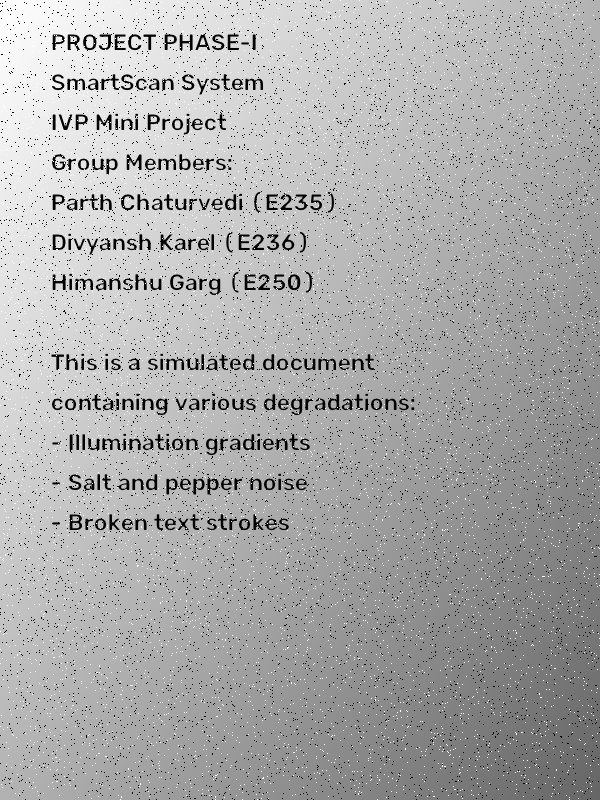
#> input picture mini project/sample_document.jpg, 600 x 800 px
$ python main.py
#> lines starting #> are read from the running program, lines starting #| are printed output that depends on the picture; after the words box and inside, x2 and y2 are one past the last pixel; in counts of white or black regions, pixels touching at a corner belong together
# ==============================================================================
# Project Title : SmartScan - Document Enhancement and Segmentation System
# Course        : Image and Video Processing (IVP) Mini Project (3rd Year B.Tech CS)
# Group Members :
#   1. Parth Chaturvedi (E235) - Stage 1: Preprocessing & Contrast Enhancement
#   2. Divyansh Karel   (E236) - Stage 2 & 3: Edge Detection & Thresholding
#   3. Himanshu Garg    (E250) - Stage 4: Morphological Cleaning & PSNR Evaluation
# ==============================================================================

import os
import math
import cv2
import numpy as np
import matplotlib.pyplot as plt

# Get the folder where this script is saved so paths always work
BASE_DIR = os.path.dirname(os.path.abspath(__file__))
INPUT_IMAGE_PATH = os.path.join(BASE_DIR, "sample_document.jpg")
RESULTS_DIR = os.path.join(BASE_DIR, "results")

os.makedirs(RESULTS_DIR, exist_ok=True)


# ------------------------------------------------------------------------------
# Helper: Create a sample noisy & shadowed document if image is not found
# ------------------------------------------------------------------------------
def create_sample_if_missing(path):
#> in main, original_bgr is the input picture: shape (800, 600, 3); min 0, max 255, mean 170.2
    if os.path.exists(path):
        return

    # 1. Start with a plain white page (800 x 600 pixels)
    img = np.ones((800, 600), dtype=np.uint8) * 255

    # 2. Write text on the page
    lines = [
        "PROJECT PHASE-I",
        "SmartScan System",
        "IVP Mini Project",
        "Group Members:",
        "Parth Chaturvedi (E235)",
        "Divyansh Karel (E236)",
        "Himanshu Garg (E250)",
        "",
        "This is a sample document",
        "with three common problems:",
        "- Heavy dark shadows",
        "- Salt and pepper noise dots",
        "- Broken text letters"
    ]
    y = 50
    for line in lines:
        cv2.putText(img, line, (50, y), cv2.FONT_HERSHEY_SIMPLEX, 0.8, (0, 0, 0), 2)
        y += 40

    # 3. Add a dark shadow across the page
    rows, cols = img.shape
    for i in range(rows):
        for j in range(cols):
            shadow_factor = 1.0 - 0.6 * ((i / rows) + (j / cols)) / 2
            img[i, j] = int(img[i, j] * shadow_factor)

    # 4. Add random black and white noise dots (Salt & Pepper noise)
    noise = np.random.randint(0, 255, img.shape)
    img[noise < 5] = 0      # Black dots (pepper)
    img[noise > 250] = 255  # White dots (salt)

    cv2.imwrite(path, img)
    print("Created sample noisy document at:", path)


# ==============================================================================
# STAGE 1: PREPROCESSING & ENHANCEMENT (Parth Chaturvedi - E235)
# ==============================================================================
def preprocess_image(gray_img):
    # Step 1A: Median Filter (5x5) to remove salt-and-pepper noise dots
    denoised = cv2.medianBlur(gray_img, 5)
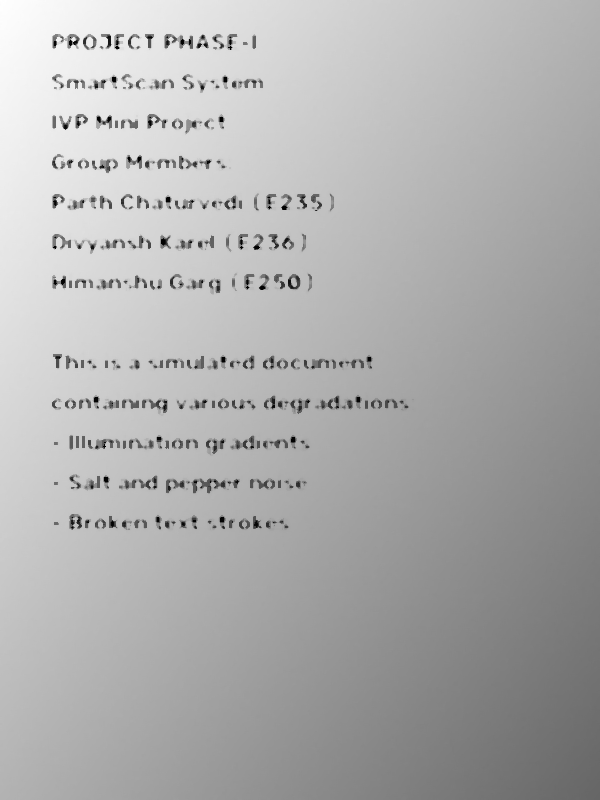
#> denoised: shape (800, 600); min 1, max 255, mean 174.8

    # Step 1B: Illumination Normalization to remove the dark background shadow
    # We blur the image heavily to estimate the background shadow, then divide by it
    background = cv2.GaussianBlur(denoised, (75, 75), 0)
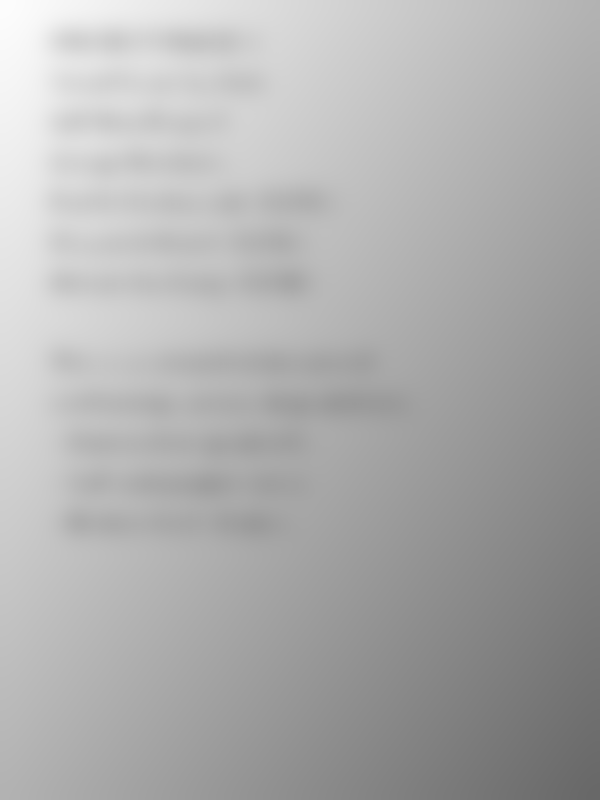
#> background: shape (800, 600); min 104, max 252, mean 174.8
    normalized = cv2.divide(denoised, background, scale=255)
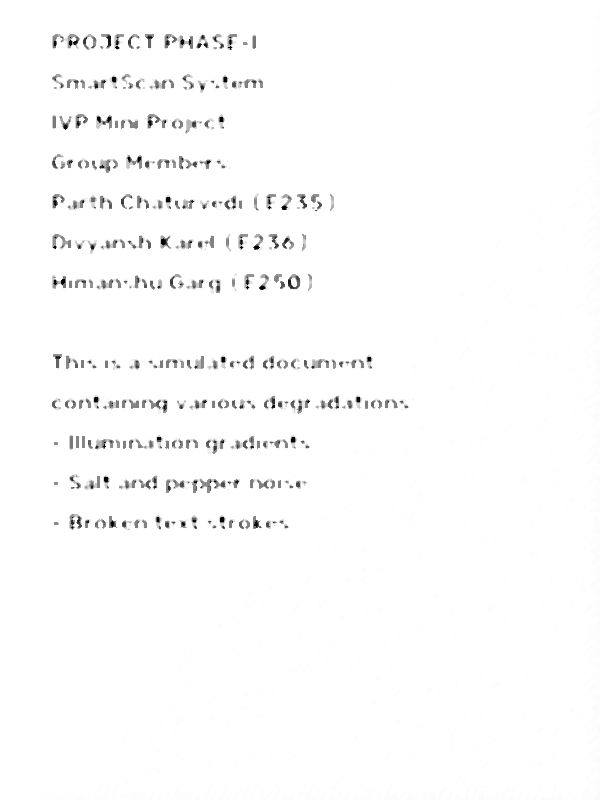
#> normalized: shape (800, 600); min 1, max 255, mean 251.4

    # Step 1C: CLAHE (Contrast Limited Adaptive Histogram Equalization)
    # Makes the text darker and sharper locally in small 8x8 tiles
    clahe = cv2.createCLAHE(clipLimit=2.0, tileGridSize=(8, 8))
    enhanced = clahe.apply(normalized)

    return enhanced


# ==============================================================================
# STAGE 2: EDGE DETECTION (Divyansh Karel - E236)
# ==============================================================================
def detect_edges(enhanced_img):
    # Canny Edge Detector finds sharp boundaries of the letters
    edges = cv2.Canny(enhanced_img, 50, 150)
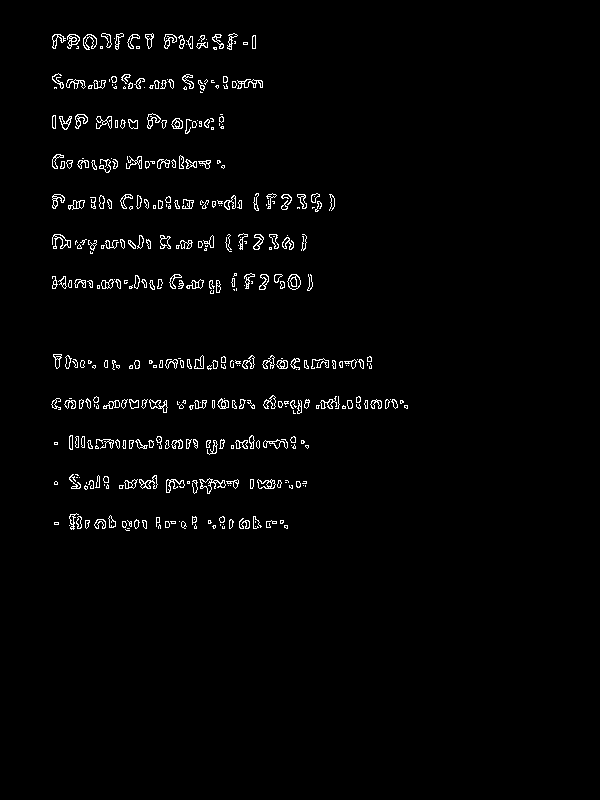
#> edges: shape (800, 600); 2% white in thin lines or dots, all inside (x1, y1, x2, y2) = (51, 33, 408, 531)
    return edges


# ==============================================================================
# STAGE 3: IMAGE SEGMENTATION / THRESHOLDING (Divyansh Karel - E236)
# ==============================================================================
def segment_document(enhanced_img):
    # Method A: Global Otsu Thresholding (uses ONE single cutoff value for whole page)
    # We include this to show how normal global thresholding struggles with shadows
    _, otsu_binary = cv2.threshold(
        enhanced_img, 0, 255, cv2.THRESH_BINARY + cv2.THRESH_OTSU
    )
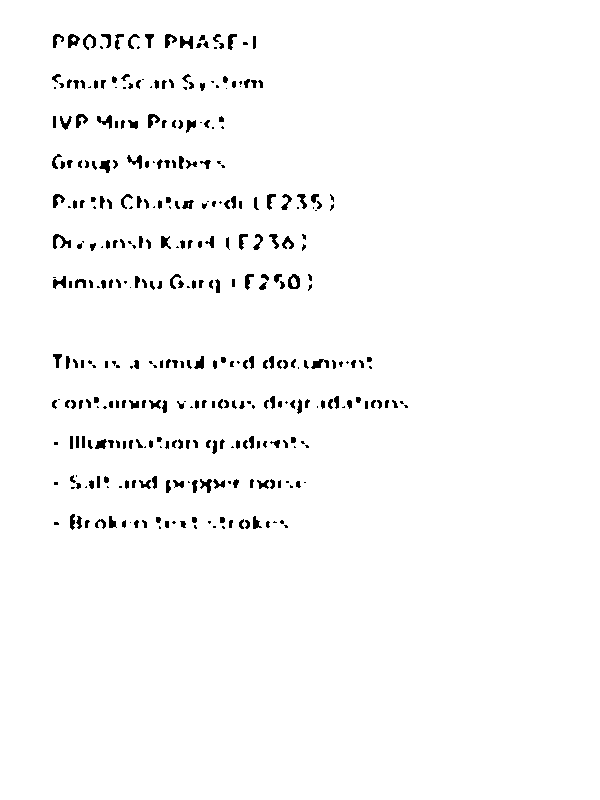
#> otsu_binary: shape (800, 600); 97.7% white; 366 black regions (104 under 20 px), largest, box (x1, y1, x2, y2) and area: (53, 234, 71, 249) 126, (288, 274, 300, 289) 109, (180, 36, 193, 49) 107

    # Method B: Local Adaptive Thresholding (calculates threshold for small 21x21 regions)
    # This cleanly separates black text from the white background everywhere
    adaptive_binary = cv2.adaptiveThreshold(
        enhanced_img,
        255,
        cv2.ADAPTIVE_THRESH_GAUSSIAN_C,
        cv2.THRESH_BINARY,
        blockSize=21,
        C=10
    )
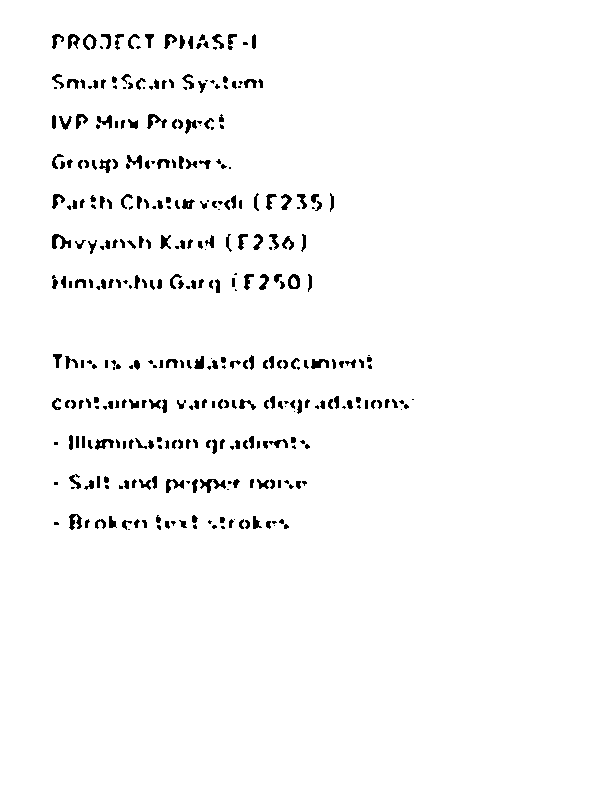
#> adaptive_binary: shape (800, 600); 97.3% white; 359 black regions (102 under 20 px), largest, box (x1, y1, x2, y2) and area: (200, 479, 226, 493) 161, (52, 234, 71, 249) 149, (147, 114, 167, 129) 129

    return otsu_binary, adaptive_binary


# ==============================================================================
# STAGE 4: MORPHOLOGICAL POST-PROCESSING & PSNR (Himanshu Garg - E250)
# ==============================================================================
def clean_with_morphology(binary_img):
    # Note: In OpenCV morphology, operations work on WHITE foreground pixels.
    # Since our text is BLACK (0) on a WHITE (255) page, we invert the image first.
    inverted = cv2.bitwise_not(binary_img)

    # 3x3 rectangular structuring element (kernel)
    kernel = cv2.getStructuringElement(cv2.MORPH_RECT, (3, 3))

    # Step 4A: Morphological Opening (Erosion -> Dilation)
    # Removes tiny leftover noise dots in the background
    opened = cv2.morphologyEx(inverted, cv2.MORPH_OPEN, kernel)
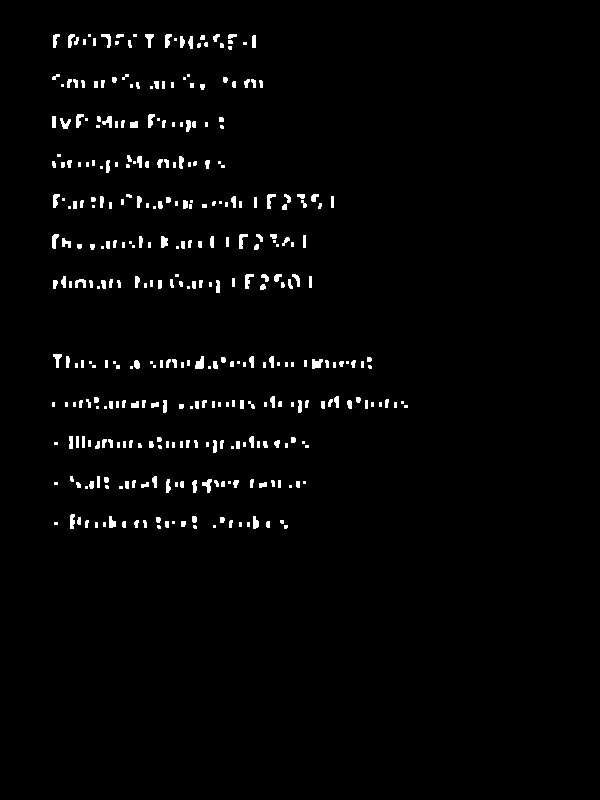
#> opened: shape (800, 600); 2% white; 360 white regions (130 under 20 px), largest, box (x1, y1, x2, y2) and area: (195, 356, 204, 369) 84, (312, 359, 323, 369) 83, (245, 274, 254, 289) 75

    # Step 4B: Morphological Closing (Dilation -> Erosion)
    # Fills tiny gaps and joins broken strokes inside the letters
    closed = cv2.morphologyEx(opened, cv2.MORPH_CLOSE, kernel)
#> closed: shape (800, 600); 2.1% white; 314 white regions (101 under 20 px), largest, box (x1, y1, x2, y2) and area: (202, 479, 225, 493) 133, (312, 359, 329, 369) 113, (95, 439, 113, 449) 112

    # Invert back so text is black and page is white again
    final_clean = cv2.bitwise_not(closed)
    return final_clean


def calculate_psnr(original_img, final_img):
    # Mean Squared Error (MSE) = average of squared differences between pixels
    mse = np.mean((original_img.astype(float) - final_img.astype(float)) ** 2)
#> mse = 8694.7
    if mse == 0:
        return 100.0

    # PSNR formula = 20 * log10(255 / sqrt(MSE))
    psnr = 20 * math.log10(255.0 / math.sqrt(mse))
#> psnr = 8.74
    return psnr


# ==============================================================================
# MAIN PROGRAM FLOW
# ==============================================================================
def main():
    print("Starting SmartScan Document Enhancement Pipeline...\n")

    # 1. Ensure sample image exists and load it
    create_sample_if_missing(INPUT_IMAGE_PATH)
    original_bgr = cv2.imread(INPUT_IMAGE_PATH)

    if original_bgr is None:
        print("Error: Could not read sample_document.jpg!")
        return

    # Convert color image to Grayscale
    gray = cv2.cvtColor(original_bgr, cv2.COLOR_BGR2GRAY)
    cv2.imwrite(os.path.join(RESULTS_DIR, "1_original_gray.jpg"), gray)
    print("[Step 1] Loaded image and converted to Grayscale.")

    # 2. Run Stage 1: Preprocessing & Enhancement
    enhanced = preprocess_image(gray)
    cv2.imwrite(os.path.join(RESULTS_DIR, "2_enhanced.jpg"), enhanced)
    print("[Step 2] Applied Median Filter, Shadow Removal, and CLAHE.")

    # 3. Run Stage 2: Edge Detection
    edges = detect_edges(enhanced)
    cv2.imwrite(os.path.join(RESULTS_DIR, "3_edges.jpg"), edges)
    print("[Step 3] Extracted text boundaries using Canny Edge Detector.")

    # 4. Run Stage 3: Segmentation (Otsu vs Adaptive)
    otsu_bin, adaptive_bin = segment_document(enhanced)
    cv2.imwrite(os.path.join(RESULTS_DIR, "4_otsu_bin.jpg"), otsu_bin)
    cv2.imwrite(os.path.join(RESULTS_DIR, "5_adaptive_bin.jpg"), adaptive_bin)
    print("[Step 4] Segmented text using Global Otsu and Local Adaptive Thresholding.")

    # 5. Run Stage 4: Morphological Cleaning
    final_output = clean_with_morphology(adaptive_bin)
    cv2.imwrite(os.path.join(RESULTS_DIR, "6_final_morphology.jpg"), final_output)
    print("[Step 5] Cleaned speckles & repaired letters using Morphological Opening/Closing.")

    # 6. Calculate Evaluation Metrics
    psnr_value = calculate_psnr(gray, final_output)
#> psnr_value = 8.74
    contrast_before = np.std(gray)
#> contrast_before = 47.44
    contrast_after = np.std(enhanced)
#> contrast_after = 22.16
    cir_value = contrast_after / contrast_before
#> cir_value = 0.467

    print("\n---------------- FINAL RESULTS ----------------")
    print(f"Peak Signal-to-Noise Ratio (PSNR) : {psnr_value:.2f} dB")
#| Peak Signal-to-Noise Ratio (PSNR) : 8.74 dB
    print(f"Contrast Improvement Ratio (CIR)  : {cir_value:.2f}x")
#| Contrast Improvement Ratio (CIR)  : 0.47x
    print(f"All 6 output images saved in      : {RESULTS_DIR}")
    print("-----------------------------------------------\n")

    # 7. Display all 6 stages side-by-side using Matplotlib
    titles = [
        "1. Original Noisy & Shadowed",
        "2. Enhanced (Median + CLAHE)",
        "3. Canny Edges",
        "4. Global Otsu Threshold",
        "5. Local Adaptive Threshold",
        "6. Final Cleaned (Morphology)"
    ]
    images = [gray, enhanced, edges, otsu_bin, adaptive_bin, final_output]

    plt.figure(figsize=(12, 8))
    plt.suptitle(
        f"SmartScan - IVP Mini Project | PSNR: {psnr_value:.2f} dB",
        fontsize=14,
        fontweight="bold"
    )

    for i in range(6):
        plt.subplot(2, 3, i + 1)
        plt.imshow(images[i], cmap="gray")
        plt.title(titles[i], fontsize=10)
        plt.axis("off")

    plt.tight_layout()
    summary_path = os.path.join(RESULTS_DIR, "all_stages_comparison.png")
    plt.savefig(summary_path, dpi=150)
    print("Saved combined comparison chart at:", summary_path)
    plt.show()


if __name__ == "__main__":
    main()
